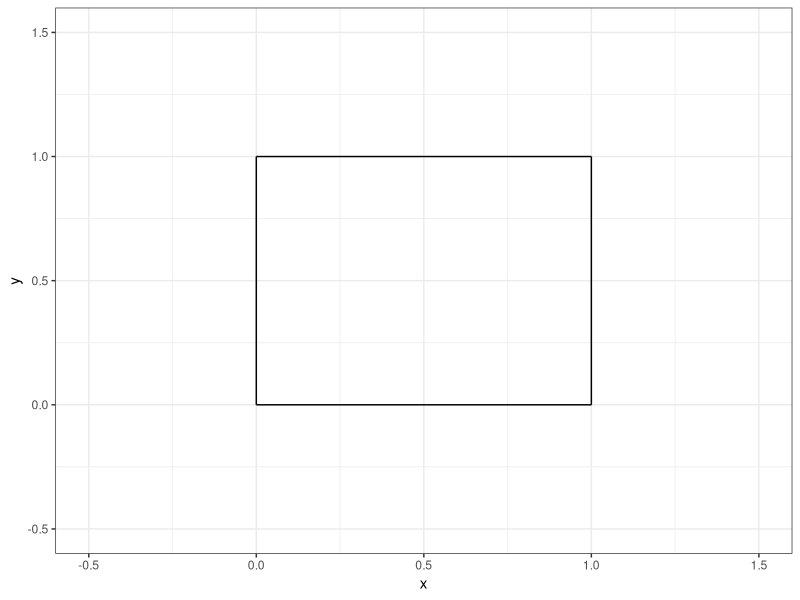
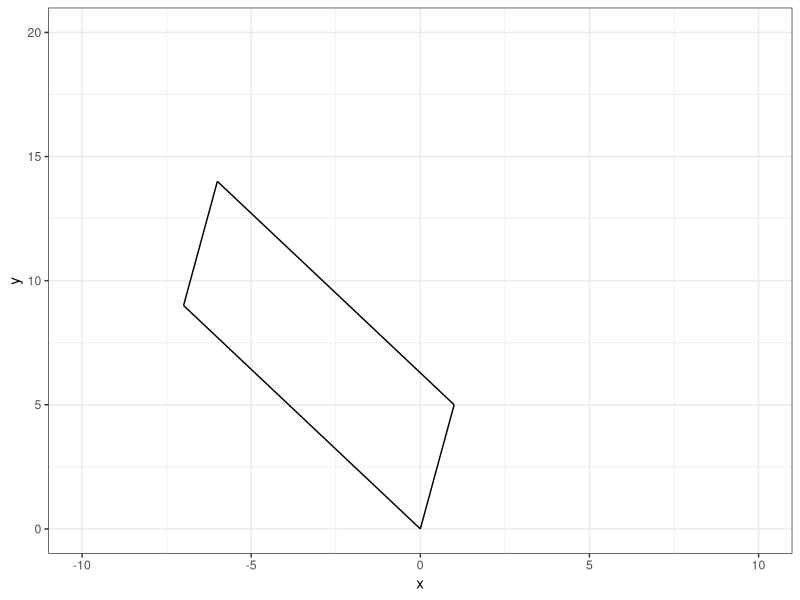
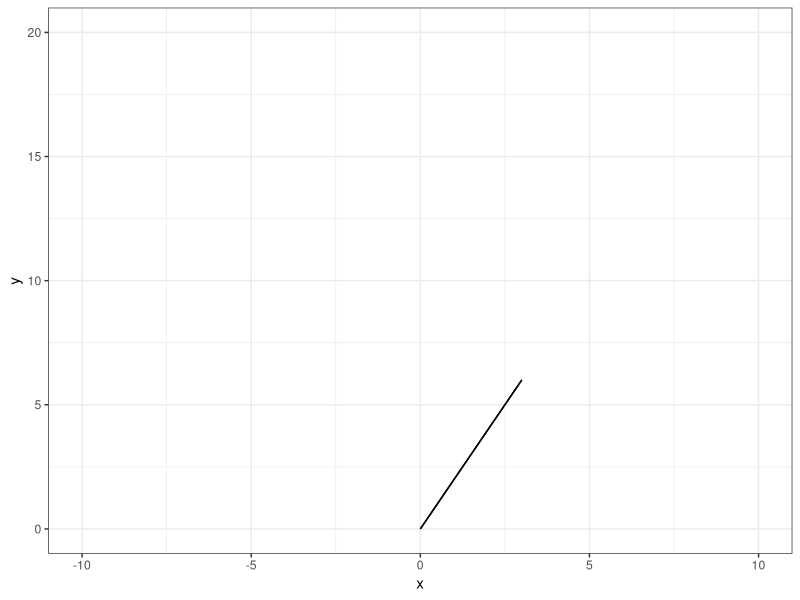
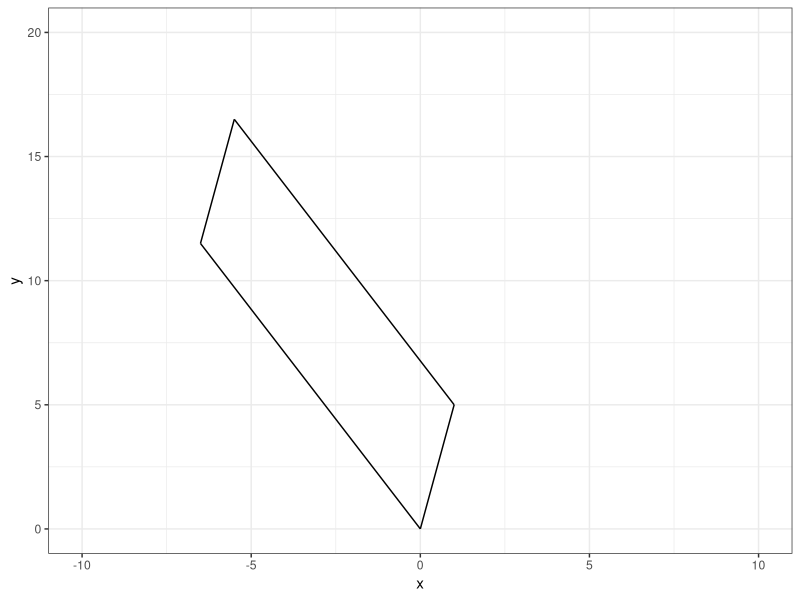
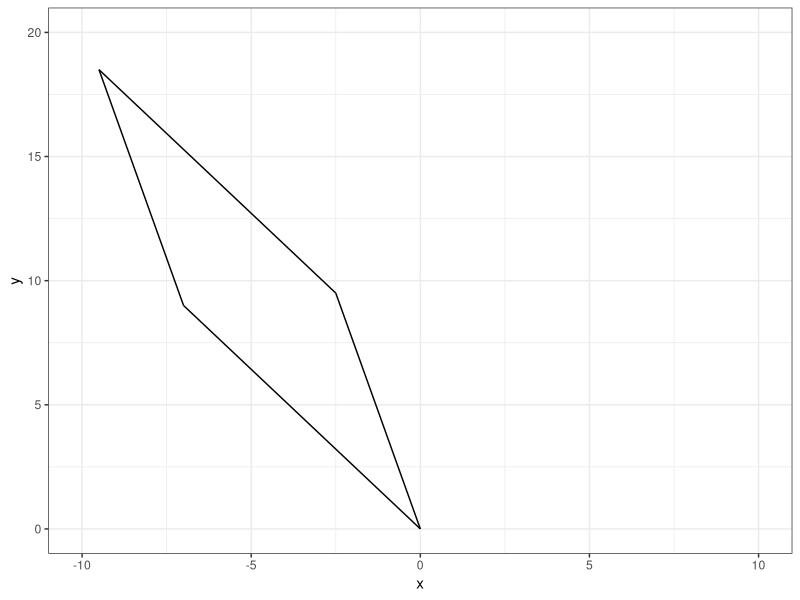
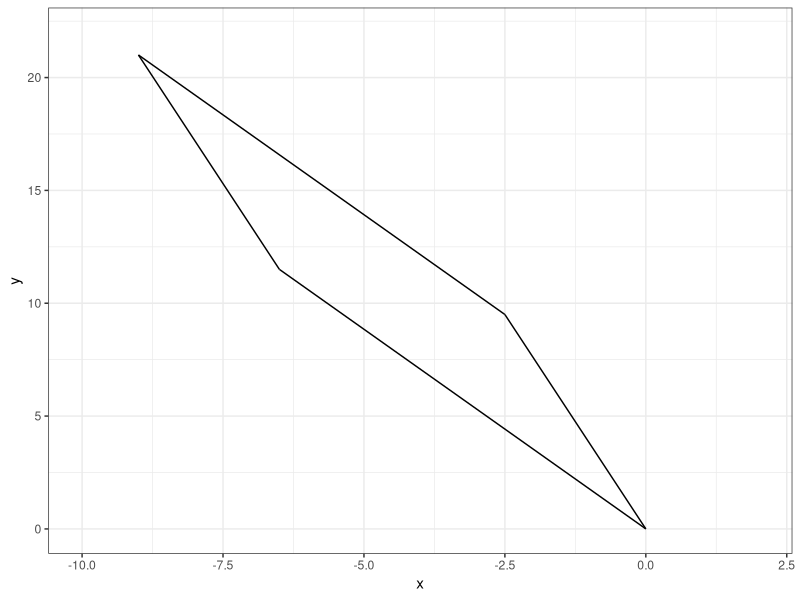

Write the R code that produced these figures, in order.
## ---- chunk 1
#| echo: false

default_chunk_hook  <- knitr::knit_hooks$get("chunk")

latex_font_size <- c("Huge", "huge", "LARGE", "Large", 
                     "large", "normalsize", "small", 
                     "footnotesize", "scriptsize", "tiny")

knitr::knit_hooks$set(chunk = function(x, options) {
  x <- default_chunk_hook(x, options)
  if(options$size %in% latex_font_size) {
    paste0("\n \\", options$size, "\n\n", 
      x, 
      "\n\n \\normalsize"
    )
  } else {
    x
  }
})

## ---- chunk 2
#| label: load-packages
#| include: false
library(tidyverse)
## ---- chunk 3
#| label: fig-unitsquare
#| fig-cap: "The unit square."
#| fig-width: 3
#| fig-height: 3
#| scale: "80%"
#| fig-align: "center"
#| size: "scriptsize"
ggplot() +
  geom_segment(aes(x = 0, xend = 0,
                   y=0, yend = 1))+
  geom_segment(aes(x = 0, xend = 1,
                   y=1, yend = 1))+
  geom_segment(aes(x = 1, xend = 1,
                   y=0, yend = 1))+
  geom_segment(aes(x = 0, xend = 1,
                   y=0, yend = 0)) +
  theme_bw() + 
  xlim(-0.5, 1.5)+
  ylim(-0.5, 1.5)+
  labs(x = "x", 
       y = "y")
## ---- chunk 4
#| size: "scriptsize"
#| code-fold: FALSE
# I'm going to annoy you with using only by column
(M = matrix(c(1,0,0,1),2,2)) 
## ---- chunk 5
#| size: "scriptsize"
#| code-fold: FALSE

(A = matrix(c(1,5,-7,9),2,2))
## ---- chunk 6
#| size: "scriptsize"
#| code-fold: FALSE

(T = A%*%M)
## ---- chunk 7
(basis.vector.1 = T[,1])
(basis.vector.2 = T[,2])

## ---- chunk 8
#| size: "scriptsize"
#| code-fold: FALSE

(p0 = c(0,0))
(p1 = basis.vector.1)
(p2 = basis.vector.1 + basis.vector.2)
(p3 = basis.vector.2)

## ---- chunk 9
#| label: fig-matrixT
#| fig-cap: "Matrix T on a Graph."
#| fig-width: 3
#| fig-height: 3
#| scale: "80%"
#| fig-align: "center"
#| size: "scriptsize"
ggplot() +
  geom_segment(aes(x = p0[1], y = p0[2], xend = p1[1], yend = p1[2])) +
  geom_segment(aes(x = p1[1], y = p1[2], xend = p2[1], yend = p2[2])) +
  geom_segment(aes(x = p2[1], y = p2[2], xend = p3[1], yend = p3[2])) +
  geom_segment(aes(x = p3[1], y = p3[2], xend = p0[1], yend = p0[2])) +
  theme_bw() + 
  xlim(-10, 10)+
  ylim(0, 20)+
  labs(x = "x", 
       y = "y")
## ---- chunk 10
#| size: "scriptsize"
#| code-fold: FALSE

(det(A))
## ---- chunk 11
#| size: "scriptsize"
#| code-fold: FALSE

(A = matrix(c(1,2,2,4),2,2))
## ---- chunk 12
(T = A%*%M)
## ---- chunk 13
#| size: "scriptsize"
#| code-fold: FALSE

(basis.vector.1 = T[,1])
(basis.vector.2 = T[,2])
## ---- chunk 14
#| size: "scriptsize"
#| code-fold: FALSE

(p0 = c(0,0))
(p1 = basis.vector.1)
(p2 = basis.vector.1+basis.vector.2)
(p3 = basis.vector.2)
## ---- chunk 15
#| label: fig-matrixT2
#| fig-cap: "Matrix T (ver. 2) on a Graph."
#| fig-width: 3
#| fig-height: 3
#| scale: "80%"
#| fig-align: "center"
#| size: "scriptsize"
ggplot() +
  geom_segment(aes(x = p0[1], y = p0[2], xend = p1[1], yend = p1[2])) +
  geom_segment(aes(x = p1[1], y = p1[2], xend = p2[1], yend = p2[2])) +
  geom_segment(aes(x = p2[1], y = p2[2], xend = p3[1], yend = p3[2])) +
  geom_segment(aes(x = p3[1], y = p3[2], xend = p0[1], yend = p0[2])) +
  theme_bw() + 
  xlim(-10, 10)+
  ylim(0, 20)+
  labs(x = "x", 
       y = "y")
## ---- chunk 16
#| size: "scriptsize"
#| code-fold: FALSE

(det(A))
## ---- chunk 17
#| size: "scriptsize"
#| code-fold: FALSE
(Mv = matrix(c(1,0,0.5,1),2,2))
(A = matrix(c(1,5,-7,9),2,2))

(T = A%*%Mv)

(p0 = c(0,0))
(p1 = T[,1])
(p2 = T[,1]+T[,2])
(p3 = T[,2])
## ---- chunk 18
#| label: fig-matrix3.1
#| fig-cap: "Matrix 3.1 on a Graph."
#| fig-width: 3
#| fig-height: 3
#| scale: "80%"
#| fig-align: "center"
#| size: "scriptsize"
ggplot() +
  geom_segment(aes(x = p0[1], y = p0[2], xend = p1[1], yend = p1[2]))+
  geom_segment(aes(x = p1[1], y = p1[2], xend = p2[1], yend = p2[2]))+
  geom_segment(aes(x = p2[1], y = p2[2], xend = p3[1], yend = p3[2]))+
  geom_segment(aes(x = p3[1], y = p3[2], xend = p0[1], yend = p0[2]))+
  theme_bw() + 
  xlim(-10, 10)+
  ylim(0, 20)+
  labs(x = "x", 
       y = "y")

(det(A))
## ---- chunk 19
#| size: "scriptsize"
#| code-fold: FALSE
(Mh = matrix(c(1,0.5,0,1),2,2))
(A = matrix(c(1,5,-7,9),2,2))

(T = A%*%Mh)

(p0 = c(0,0))
(p1 = T[,1])
(p2 = T[,1]+T[,2])
(p3 = T[,2])
## ---- chunk 20
#| label: fig-matrix3.2
#| fig-cap: "Matrix 3.2 on a Graph."
#| fig-width: 3
#| fig-height: 3
#| scale: "80%"
#| fig-align: "center"
#| size: "scriptsize"
ggplot() +
  geom_segment(aes(x = p0[1], y = p0[2], xend = p1[1], yend = p1[2]))+
  geom_segment(aes(x = p1[1], y = p1[2], xend = p2[1], yend = p2[2]))+
  geom_segment(aes(x = p2[1], y = p2[2], xend = p3[1], yend = p3[2]))+
  geom_segment(aes(x = p3[1], y = p3[2], xend = p0[1], yend = p0[2]))+
  theme_bw() + 
  xlim(-10, 10)+
  ylim(0, 20)+
  labs(x = "x", 
       y = "y")

(det(A))
## ---- chunk 21
#| size: "scriptsize"
#| code-fold: FALSE
(Mvh = matrix(c(1,0.5,0.5,1),2,2))
(A = matrix(c(1,5,-7,9),2,2))

(T = A%*%Mvh)

(p0 = c(0,0))
(p1 = T[,1])
(p2 = T[,1]+T[,2])
(p3 = T[,2])
## ---- chunk 22
#| label: fig-matrix3.3
#| fig-cap: "Matrix 3.3 on a Graph."
#| fig-width: 3
#| fig-height: 3
#| scale: "80%"
#| fig-align: "center"
#| size: "scriptsize"
ggplot() +
  geom_segment(aes(x = p0[1], y = p0[2], xend = p1[1], yend = p1[2]))+
  geom_segment(aes(x = p1[1], y = p1[2], xend = p2[1], yend = p2[2]))+
  geom_segment(aes(x = p2[1], y = p2[2], xend = p3[1], yend = p3[2]))+
  geom_segment(aes(x = p3[1], y = p3[2], xend = p0[1], yend = p0[2]))+
  theme_bw() + 
  xlim(-10, 2)+
  ylim(0, 22)+
  labs(x = "x", 
       y = "y")

(det(A))
## ---- chunk 23
#| size: "scriptsize"
#| code-fold: FALSE

df = data.frame("x"= c(222), "y"=c(000), "group" = c(111))
